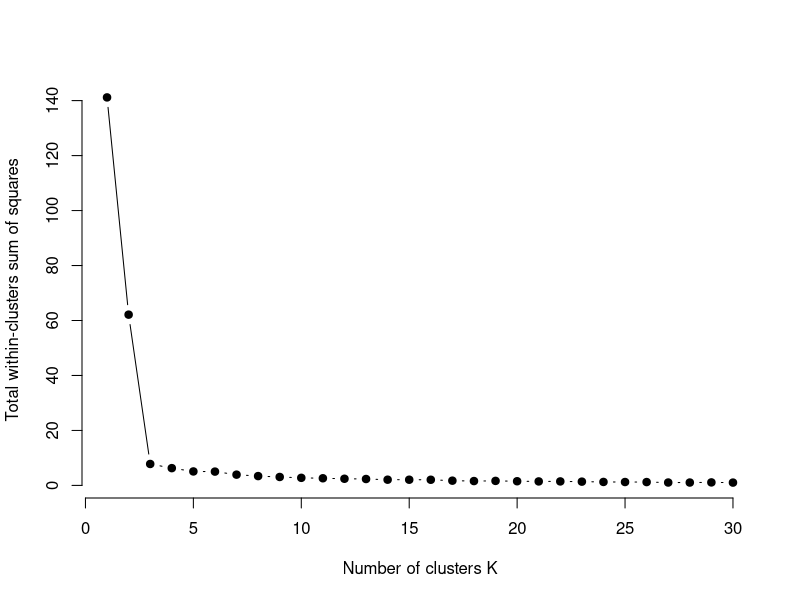

Reproduce this figure in R.
#SCRIPT TO EMPLOY DATA CLUSTERING
#--------------------------------------------------------------------------------
data = iris
#--------------------------------------------------------------------------------
#normalizing attributes (max min). Ensure the same contribution of all attributes
for(i in c(1:4)){
  data[,i] = (data[,i]-min(data[,i]))/(max(data[,i])-min(data[,i]))
}

#encoding nominal attributes. You can use nominal attributes through binarization
#otherwise, simple ignore nominal attributes
dataCluster = model.matrix(~.+0,data = data)
#--------------------------------------------------------------------------------
#evaluating the optimal number of clusters through elbow method (1 to 30)
k.max <- 30
wss <- sapply(1:k.max, function(k){kmeans(dataCluster, k, iter.max = 80, nstart = 3)$tot.withinss})
plot(1:k.max, wss,type="b", pch = 19, frame = FALSE, xlab="Number of clusters K", ylab="Total within-clusters sum of squares")

#other way:
#best K is the one that maximize distance to the line which intersect the first and last point of the previous graph
distances = data.frame("k" = integer(28),"distance" = integer(28))
c = 1
for(cnt in 2:(k.max-1)){
  distances[c,]$k = cnt
  distances[c,]$distance = abs((wss[k.max] - wss[1]) * cnt - (k.max - 1) * wss[cnt] + k.max * wss[1] - wss[k.max] * 1)/(sqrt((wss[k.max] - wss[1])^2 + (k.max - 1)^2))
  c = c + 1
}
print(paste("the best k is", distances$k[distances$distance == max(distances$distance)]))
#--------------------------------------------------------------------------------
#cluster using the optimal value (the one that maximizes distance)
clusterCenters = kmeans(dataCluster, distances$k[distances$distance == max(distances$distance)], iter.max = 80, nstart = 3)
rawData = iris
rawData$Clusters = clusterCenters$cluster
